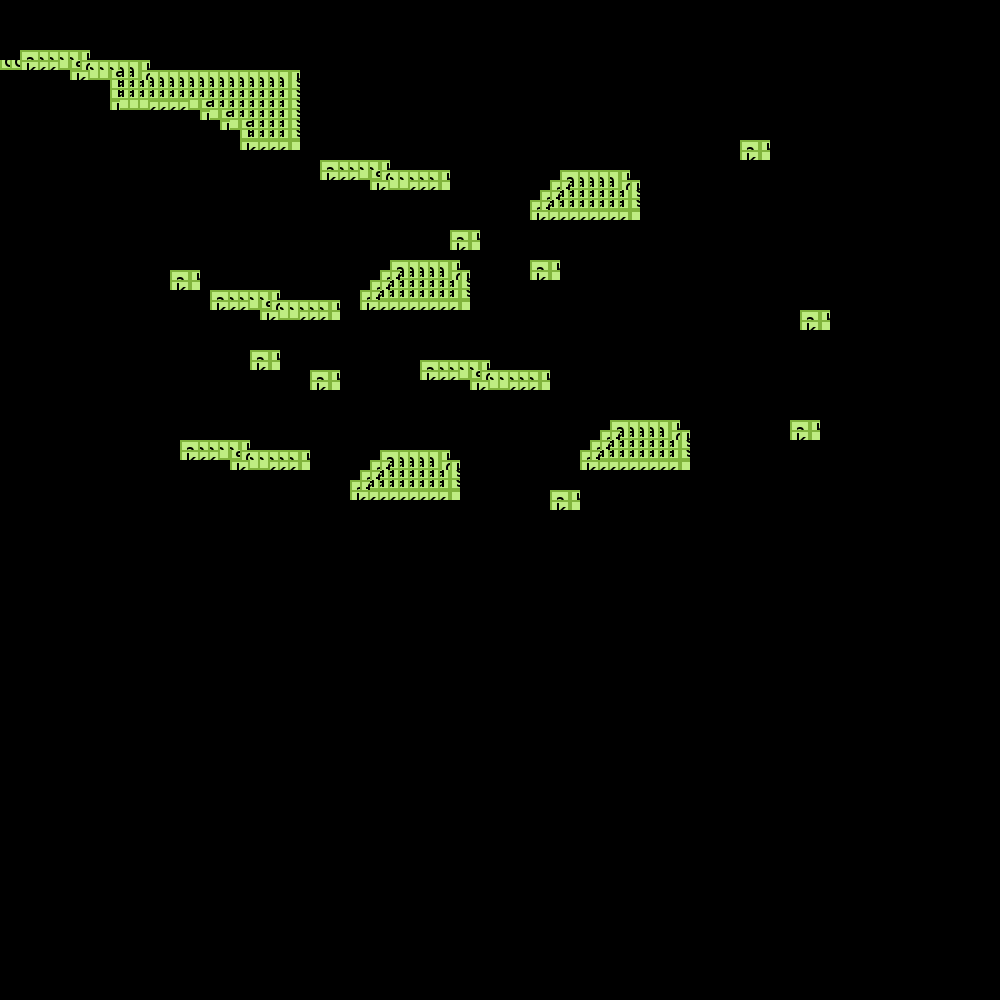

Below is a game level as drawn by its tile map, then a one-line description and the .tmx that defines it (tile-layer data replaced by summaries):
An orthogonal 100x100 tile map with 10x10 px tiles, 1 tile layer (Calque 1).

<map version="1.0" orientation="orthogonal" width="100" height="100" tilewidth="10" tileheight="10">
 <tileset firstgid="1" name="tileset" tilewidth="10" tileheight="10">
  <image source="../img/tileset.png" width="100" height="50" />
  <tile id="0">
   <properties>
    <property name="solid" value="0" />
   </properties>
  </tile>
  <tile id="4">
   <properties>
    <property name="kill" value="1" />
   </properties>
  </tile>
  <tile id="9">
   <properties>
    <property name="solid" value="0" />
   </properties>
  </tile>
 </tileset>
 <layer name="Calque 1" width="100" height="100">
  <data>[10000 cells, 10000 non-empty, 15 distinct tile ids]</data>
 </layer>
</map>